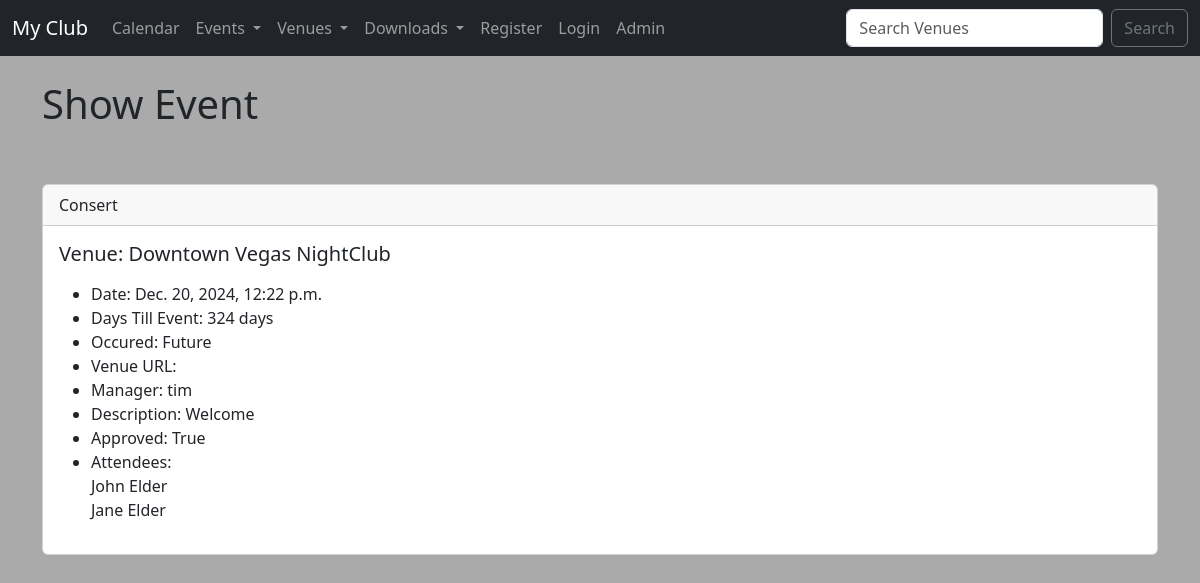
Screenshot of /show_event/6 with the database file from the repository.
### events/models.py (models this page shows)
class Event(models.Model):
    name = models.CharField(max_length=120)
    event_date = models.DateTimeField()
    venue = models.ForeignKey(Venue, blank=True, null=True, on_delete=models.CASCADE)
    manager = models.ForeignKey(User, blank=True, null=True, on_delete=models.SET_NULL)
    description = models.TextField(blank=True)
    attendees = models.ManyToManyField(MyClubUser, blank=True)
    approved = models.BooleanField(default=False)
    def __str__(self):
        return self.name
    @property
    def Days_till(self):
        today = date.today()
        days_till = self.event_date.date() - today
        days_till_stripped = str(days_till).split(",", 1)[0]
        return days_till_stripped
    @property
    def Is_Past(self):
        today = date.today()
        if self.event_date.date() < today:
            thing = "Past"
        else:
            thing = "Future"
        return thing

class Venue(models.Model):
    name = models.CharField(max_length=120)
    address = models.CharField(max_length=300)
    zip_code = models.CharField(max_length=15)
    phone = models.CharField(max_length=25, blank=True)
    web = models.URLField(blank=True)
    email_address = models.EmailField(blank=True)
    owner = models.IntegerField(blank=False, default=1)
    venue_image = models.ImageField(null=True, blank=True, upload_to="images/")
    def __str__(self):
        return self.name

class MyClubUser(models.Model):
    first_name = models.CharField(max_length=30)
    last_name = models.CharField(max_length=30)
    email = models.EmailField()
    def __str__(self):
        return self.first_name + ' ' + self.last_name

### events/views.py (the view)
# urls.py: path('show_event/<event_id>', views.show_event, name="show-event"),
def show_event(request, event_id):
    event = Event.objects.get(pk=event_id)
    context = {
        "event" : event,
    }
    return render(request, 'show_event.html', context)

### events/templates/show_event.html (shortened to what this page needs)
{% extends 'base.html' %}
{% block content %}
<h1>Show Event</h1>
<br>
<br>
{% if event.approved %}
<div class="card">
    <div class="card-header">
        {{ event }}
    </div>
    <div class="card-body">
      <h5 class="card-title">Venue: {{ event.venue }}</h5>
      <p class="card-text">
        <ul>
            <li>Date: {{ event.event_date }}</li>
            <li>Days Till Event: {{ event.Days_till }}</li>
            <li>Occured: {{ event.Is_Past }}</li>
            <li>Venue URL: {{ event.venue.web }}</li>
            <li>Manager: {{ event.manager }}</li>
            <li>Description: {{ event.description }}</li>
            <li>Approved: {{ event.approved }}</li>
            <li>Attendees:<br>
                {% for user in event.attendees.all %}
                     {{ user }} <br>
                {% endfor %}
            </li>
        </ul>
      </p>
    </div>
</div>
<br>
{% endif %}
{% endblock %}

### rows the page displays
Event: name "Consert", venue "Downtown Vegas NightClub", event_date "Dec. 20, 2024, 12:22 p.m.", Days_till "324 days", Is_Past "Future", manager "tim", description "Welcome", approved "True"
MyClubUser: first_name+last_name "John Elder"
MyClubUser: first_name+last_name "Jane Elder"
